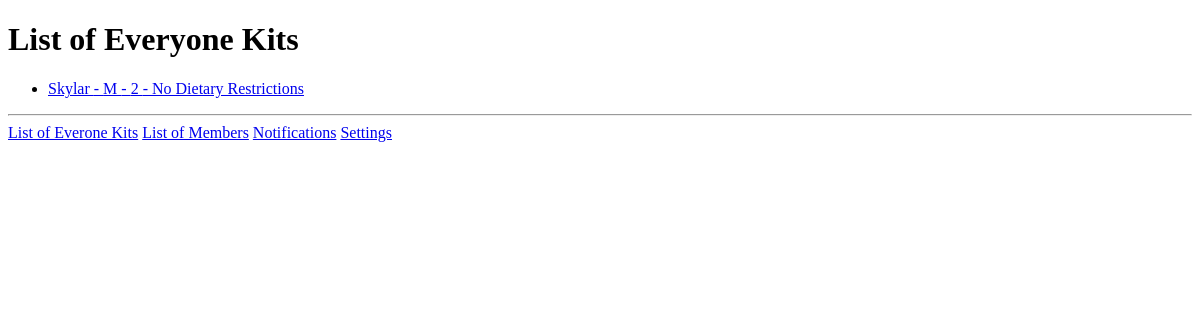
Page /home/ on the earlier database version.
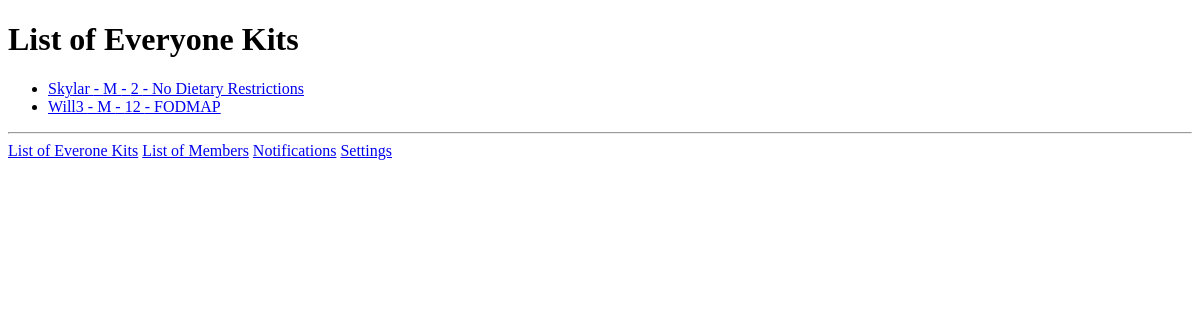
Same page on the later database version.
### managerkit/models.py (models this page shows, shortened)
class User(models.Model):
    MALE = 'M'
    FEMALE = 'F'
    NONBINARY = 'N'
    TRANS = 'T'
    OTHER = 'O'
    SEX_CHOICES = [
        (MALE, 'Male'),
        (FEMALE, 'Female'),
        (NONBINARY, 'Non-binary'),
        (TRANS, 'Trans'),
        (OTHER, 'Other'),
    ]
    RELATIONSHIP_CHOICES = [
        ('Father', 'Father'),
        ('Mother', 'Mother'),
        ('Husband', 'Husband'),
        ('Wife', 'Wife'),
        ('Son', 'Son'),
        ('Daughter', 'Daughter'),
        ('Brother', 'Brother'),
        ('Sister', 'Sister'),
        ('Cousin (male)', 'Cousin (male)'),
        ('Cousin (female)', 'Cousin (female)'),
        ('Nephew', 'Nephew'),
        ('Niece', 'Niece'),
        ('Grandfather', 'Grandfather'),
        ('Grandmother', 'Grandmother'),
        ('Grandson', 'Grandson'),
        ('Granddaughter', 'Granddaugher'),
        ('Other', 'Other'),
    ]
    DIETARY_RESTRICTION_CHOICES = [
        ('No Dietary Restrictions', 'No Restrictions'),
        ('FODMAP', 'FODMAP'),
        ('Gluten Free', 'Gluten Free'),
        ('Lactose Free', 'Lactose Free'),
        ('Nut Free', 'Nut Free'),
        ('Vegan', 'Vegan'),
        ('Vegetarian', 'Vegetarian'),
        ('Other', 'Other'),
    ]
    MEDICAL_CONDITIONS_CHOICES = [
        ('No Medical Conditions', 'No Conditions'),
        ('Asthma', 'Asthma'),
        ('Diabetes', 'Diabetes'),
        ('Hypertension', 'Hypertension'),
        ('Allergies', 'Allergies'),
        ('Other', 'Other'),
    ]
    DISABILITY_CHOICES = [
        ('Disable', 'Disable'),
        ('Non-disable', 'Non-disable'),
    ]
    name = models.CharField(max_length=100, null=False, blank=False)
    email = models.EmailField(max_length=254, null=False, blank=False)
    sex = models.CharField(max_length=1, choices=SEX_CHOICES, null=False, blank=False)
    age = models.PositiveIntegerField(validators=[MaxValueValidator(99, message=_("Age must be below 100"))], null=False, blank=False)
    relationship = models.TextField(choices=RELATIONSHIP_CHOICES, null=False, blank=False)
    dietary_restrictions = models.TextField(choices=DIETARY_RESTRICTION_CHOICES, null=False, blank=False)
    medical_conditions = models.TextField(choices=MEDICAL_CONDITIONS_CHOICES, null=False, blank=False)
    disability = models.TextField(choices=DISABILITY_CHOICES, null=False, blank=False)

### managerkit/views.py (the view)
# urls.py: path('home/', views.home, name='home'), # everyone's kit
def home(request):
    users = User.objects.all()
    return render(request, 'home.html', {'users': users})

### managerkit/templates/home.html (shortened to what this page needs)
<!DOCTYPE html>
<html lang="en">
<head>
</head>
<body>
    <h1>List of Everyone Kits</h1>
    <ul>
        {% for user in users %}
            <li> <a href="{% url 'kits_detail' user.id %}">{{ user.name }} - {{ user.sex }} - {{ user.age }} - {{ user.dietary_restrictions }}</li>
        {% empty %}
            <li>No users registered yet.</li>
        {% endfor %}
    </ul>
    <hr>
    <a href="{% url 'home' %}">List of Everone Kits</a>
    <a href="{% url 'manage_users' %}">List of Members</a>
    <a href="{% url 'notifications' %}">Notifications</a>
    <a href="{% url 'settings' %}">Settings</a>
</body>
</html>

Differences in the rows shown:
added User: name "Will3", sex "M", age "12", dietary_restrictions "FODMAP"
